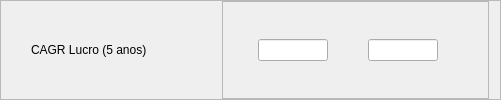
              <widget class="QFrame" name="fCAGRL">
               <property name="frameShape">
                <enum>QFrame::StyledPanel</enum>
               </property>
               <property name="frameShadow">
                <enum>QFrame::Raised</enum>
               </property>
               <layout class="QHBoxLayout" name="horizontalLayout_82">
                <property name="leftMargin">
                 <number>30</number>
                </property>
                <property name="topMargin">
                 <number>0</number>
                </property>
                <property name="bottomMargin">
                 <number>0</number>
                </property>
                <item>
                 <widget class="QLabel" name="label_53">
                  <property name="minimumSize">
                   <size>
                    <width>185</width>
                    <height>0</height>
                   </size>
                  </property>
                  <property name="maximumSize">
                   <size>
                    <width>185</width>
                    <height>150</height>
                   </size>
                  </property>
                  <property name="styleSheet">
                   <string notr="true">font: 14pt &quot;Segoe UI&quot;;</string>
                  </property>
                  <property name="text">
                   <string>CAGR Lucro (5 anos)</string>
                  </property>
                  <property name="alignment">
                   <set>Qt::AlignLeading|Qt::AlignLeft|Qt::AlignVCenter</set>
                  </property>
                 </widget>
                </item>
                <item>
                 <widget class="QFrame" name="frame_65">
                  <property name="frameShape">
                   <enum>QFrame::StyledPanel</enum>
                  </property>
                  <property name="frameShadow">
                   <enum>QFrame::Raised</enum>
                  </property>
                  <layout class="QHBoxLayout" name="horizontalLayout_83">
                   <property name="spacing">
                    <number>0</number>
                   </property>
                   <property name="leftMargin">
                    <number>35</number>
                   </property>
                   <property name="topMargin">
                    <number>0</number>
                   </property>
                   <property name="rightMargin">
                    <number>50</number>
                   </property>
                   <property name="bottomMargin">
                    <number>0</number>
                   </property>
                   <item>
                    <widget class="QLineEdit" name="min_CAGRL">
                     <property name="maximumSize">
                      <size>
                       <width>70</width>
                       <height>16777215</height>
                      </size>
                     </property>
                     <property name="focusPolicy">
                      <enum>Qt::StrongFocus</enum>
                     </property>
                     <property name="alignment">
                      <set>Qt::AlignCenter</set>
                     </property>
                     <property name="placeholderText">
                      <string/>
                     </property>
                    </widget>
                   </item>
                   <item>
                    <spacer name="horizontalSpacer_40">
                     <property name="orientation">
                      <enum>Qt::Horizontal</enum>
                     </property>
                     <property name="sizeType">
                      <enum>QSizePolicy::Expanding</enum>
                     </property>
                     <property name="sizeHint" stdset="0">
                      <size>
                       <width>40</width>
                       <height>20</height>
                      </size>
                     </property>
                    </spacer>
                   </item>
                   <item>
                    <widget class="QLineEdit" name="max_CAGRL">
                     <property name="maximumSize">
                      <size>
                       <width>70</width>
                       <height>16777215</height>
                      </size>
                     </property>
                     <property name="focusPolicy">
                      <enum>Qt::StrongFocus</enum>
                     </property>
                     <property name="alignment">
                      <set>Qt::AlignCenter</set>
                     </property>
                     <property name="placeholderText">
                      <string/>
                     </property>
                    </widget>
                   </item>
                  </layout>
                 </widget>
                </item>
               </layout>
              </widget>
